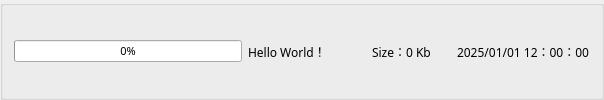
     <widget class="QGroupBox" name="groupBox">
      <property name="maximumSize">
       <size>
        <width>16777215</width>
        <height>16777215</height>
       </size>
      </property>
      <property name="title">
       <string/>
      </property>
      <layout class="QGridLayout" name="gridLayout_3">
       <item row="0" column="0">
        <layout class="QHBoxLayout" name="horizontalLayout_12">
         <item>
          <layout class="QHBoxLayout" name="horizontalLayout_10" stretch="1,0">
           <item>
            <widget class="QProgressBar" name="progressBar">
             <property name="minimumSize">
              <size>
               <width>228</width>
               <height>22</height>
              </size>
             </property>
             <property name="maximumSize">
              <size>
               <width>228</width>
               <height>22</height>
              </size>
             </property>
             <property name="font">
              <font>
               <family>优设标题黑</family>
               <pointsize>8</pointsize>
              </font>
             </property>
             <property name="value">
              <number>0</number>
             </property>
             <property name="alignment">
              <set>Qt::AlignCenter</set>
             </property>
             <property name="invertedAppearance">
              <bool>false</bool>
             </property>
             <property name="textDirection">
              <enum>QProgressBar::TopToBottom</enum>
             </property>
            </widget>
           </item>
           <item>
            <widget class="QLabel" name="info_label">
             <property name="font">
              <font>
               <family>优设标题黑</family>
               <pointsize>9</pointsize>
              </font>
             </property>
             <property name="text">
              <string>Hello World！</string>
             </property>
            </widget>
           </item>
          </layout>
         </item>
         <item>
          <spacer name="horizontalSpacer">
           <property name="orientation">
            <enum>Qt::Horizontal</enum>
           </property>
           <property name="sizeHint" stdset="0">
            <size>
             <width>40</width>
             <height>20</height>
            </size>
           </property>
          </spacer>
         </item>
         <item>
          <layout class="QHBoxLayout" name="horizontalLayout_11">
           <item>
            <widget class="QLabel" name="size_label">
             <property name="font">
              <font>
               <family>优设标题黑</family>
               <pointsize>9</pointsize>
              </font>
             </property>
             <property name="text">
              <string>Size：0 Kb</string>
             </property>
            </widget>
           </item>
           <item>
            <spacer name="horizontalSpacer_4">
             <property name="orientation">
              <enum>Qt::Horizontal</enum>
             </property>
             <property name="sizeHint" stdset="0">
              <size>
               <width>20</width>
               <height>20</height>
              </size>
             </property>
            </spacer>
           </item>
           <item>
            <widget class="QLabel" name="time_label">
             <property name="font">
              <font>
               <family>优设标题黑</family>
               <pointsize>9</pointsize>
              </font>
             </property>
             <property name="text">
              <string>2025/01/01 12：00：00</string>
             </property>
            </widget>
           </item>
          </layout>
         </item>
        </layout>
       </item>
      </layout>
     </widget>
